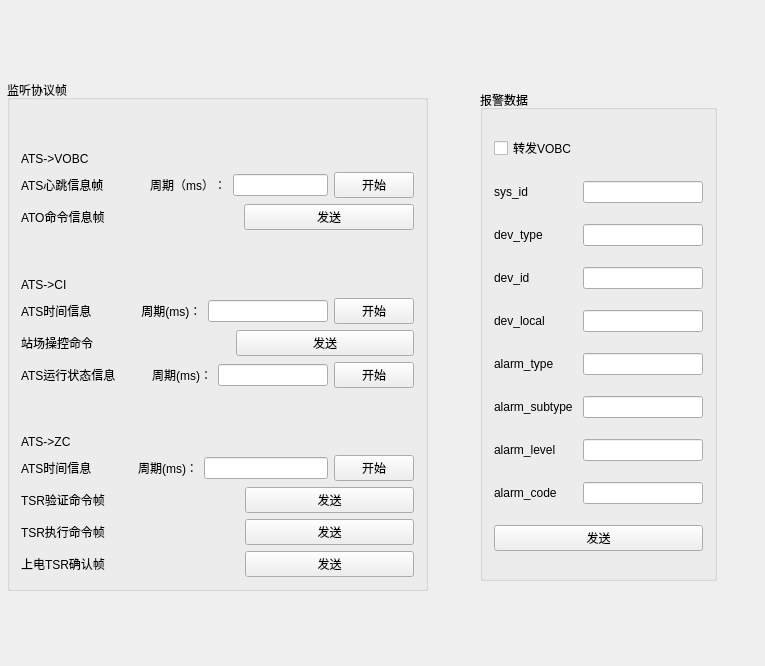
<?xml version="1.0" encoding="UTF-8"?>
<ui version="4.0">
 <class>AtsWidget</class>
 <widget class="QWidget" name="AtsWidget">
  <property name="geometry">
   <rect>
    <x>0</x>
    <y>0</y>
    <width>765</width>
    <height>666</height>
   </rect>
  </property>
  <property name="windowTitle">
   <string>ATSTest</string>
  </property>
  <widget class="QGroupBox" name="groupBox">
   <property name="geometry">
    <rect>
     <x>7</x>
     <y>80</y>
     <width>421</width>
     <height>511</height>
    </rect>
   </property>
   <property name="title">
    <string>监听协议帧</string>
   </property>
   <layout class="QVBoxLayout" name="verticalLayout">
    <item>
     <widget class="QLabel" name="label_12">
      <property name="text">
       <string>ATS-&gt;VOBC</string>
      </property>
      <property name="alignment">
       <set>Qt::AlignBottom|Qt::AlignLeading|Qt::AlignLeft</set>
      </property>
     </widget>
    </item>
    <item>
     <layout class="QHBoxLayout" name="horizontalLayout">
      <property name="leftMargin">
       <number>0</number>
      </property>
      <item>
       <widget class="QLabel" name="label_3">
        <property name="text">
         <string>ATS心跳信息帧              周期（ms）：</string>
        </property>
       </widget>
      </item>
      <item>
       <widget class="QLineEdit" name="ats_vobc_heart_time"/>
      </item>
      <item>
       <widget class="QPushButton" name="ats_vobc_heart">
        <property name="text">
         <string>开始</string>
        </property>
       </widget>
      </item>
     </layout>
    </item>
    <item>
     <layout class="QHBoxLayout" name="horizontalLayout_2">
      <item>
       <widget class="QLabel" name="label_4">
        <property name="text">
         <string>ATO命令信息帧                                        </string>
        </property>
       </widget>
      </item>
      <item>
       <widget class="QPushButton" name="ats_vobc_cmd">
        <property name="text">
         <string>发送</string>
        </property>
       </widget>
      </item>
     </layout>
    </item>
    <item>
     <widget class="QLabel" name="label_21">
      <property name="text">
       <string>ATS-&gt;CI</string>
      </property>
      <property name="alignment">
       <set>Qt::AlignBottom|Qt::AlignLeading|Qt::AlignLeft</set>
      </property>
     </widget>
    </item>
    <item>
     <layout class="QHBoxLayout" name="horizontalLayout_3">
      <item>
       <widget class="QLabel" name="label_5">
        <property name="text">
         <string>ATS时间信息               周期(ms)：</string>
        </property>
       </widget>
      </item>
      <item>
       <widget class="QLineEdit" name="ats_ci_time_time"/>
      </item>
      <item>
       <widget class="QPushButton" name="ats_ci_time">
        <property name="text">
         <string>开始</string>
        </property>
       </widget>
      </item>
     </layout>
    </item>
    <item>
     <layout class="QHBoxLayout" name="horizontalLayout_4">
      <item>
       <widget class="QLabel" name="label_6">
        <property name="text">
         <string>站场操控命令                                         </string>
        </property>
       </widget>
      </item>
      <item>
       <widget class="QPushButton" name="ats_ci_opcmd">
        <property name="text">
         <string>发送</string>
        </property>
       </widget>
      </item>
     </layout>
    </item>
    <item>
     <layout class="QHBoxLayout" name="horizontalLayout_5">
      <item>
       <widget class="QLabel" name="label_7">
        <property name="text">
         <string>ATS运行状态信息           周期(ms)：</string>
        </property>
       </widget>
      </item>
      <item>
       <widget class="QLineEdit" name="ats_ci_run_time"/>
      </item>
      <item>
       <widget class="QPushButton" name="ats_ci_run">
        <property name="text">
         <string>开始</string>
        </property>
       </widget>
      </item>
     </layout>
    </item>
    <item>
     <widget class="QLabel" name="label_22">
      <property name="text">
       <string>ATS-&gt;ZC</string>
      </property>
      <property name="alignment">
       <set>Qt::AlignBottom|Qt::AlignLeading|Qt::AlignLeft</set>
      </property>
     </widget>
    </item>
    <item>
     <layout class="QHBoxLayout" name="horizontalLayout_6">
      <item>
       <widget class="QLabel" name="label_8">
        <property name="text">
         <string>ATS时间信息              周期(ms)：</string>
        </property>
       </widget>
      </item>
      <item>
       <widget class="QLineEdit" name="ats_zc_time_time"/>
      </item>
      <item>
       <widget class="QPushButton" name="ats_zc_time">
        <property name="text">
         <string>开始</string>
        </property>
       </widget>
      </item>
     </layout>
    </item>
    <item>
     <layout class="QHBoxLayout" name="horizontalLayout_7">
      <item>
       <widget class="QLabel" name="label_9">
        <property name="text">
         <string>TSR验证命令帧                                        </string>
        </property>
       </widget>
      </item>
      <item>
       <widget class="QPushButton" name="tsr_sure">
        <property name="text">
         <string>发送</string>
        </property>
       </widget>
      </item>
     </layout>
    </item>
    <item>
     <layout class="QHBoxLayout" name="horizontalLayout_8">
      <item>
       <widget class="QLabel" name="label_10">
        <property name="text">
         <string>TSR执行命令帧                                        </string>
        </property>
       </widget>
      </item>
      <item>
       <widget class="QPushButton" name="tsr_opcmd">
        <property name="text">
         <string>发送</string>
        </property>
       </widget>
      </item>
     </layout>
    </item>
    <item>
     <layout class="QHBoxLayout" name="horizontalLayout_9">
      <item>
       <widget class="QLabel" name="label_11">
        <property name="text">
         <string>上电TSR确认帧                                        </string>
        </property>
       </widget>
      </item>
      <item>
       <widget class="QPushButton" name="tsr_power">
        <property name="text">
         <string>发送</string>
        </property>
       </widget>
      </item>
     </layout>
    </item>
   </layout>
  </widget>
  <widget class="QGroupBox" name="groupBox_2">
   <property name="geometry">
    <rect>
     <x>480</x>
     <y>90</y>
     <width>237</width>
     <height>491</height>
    </rect>
   </property>
   <property name="title">
    <string>报警数据</string>
   </property>
   <layout class="QGridLayout" name="gridLayout">
    <item row="4" column="1">
     <widget class="QLineEdit" name="dev_local"/>
    </item>
    <item row="6" column="0">
     <widget class="QLabel" name="label_19">
      <property name="text">
       <string>alarm_subtype</string>
      </property>
     </widget>
    </item>
    <item row="7" column="0">
     <widget class="QLabel" name="label_18">
      <property name="text">
       <string>alarm_level</string>
      </property>
     </widget>
    </item>
    <item row="8" column="0">
     <widget class="QLabel" name="label_20">
      <property name="text">
       <string>alarm_code</string>
      </property>
     </widget>
    </item>
    <item row="6" column="1">
     <widget class="QLineEdit" name="alarm_subtype"/>
    </item>
    <item row="5" column="1">
     <widget class="QLineEdit" name="alarm_type"/>
    </item>
    <item row="9" column="0" colspan="2">
     <widget class="QPushButton" name="ats_mss_button">
      <property name="text">
       <string>发送</string>
      </property>
     </widget>
    </item>
    <item row="5" column="0">
     <widget class="QLabel" name="label_17">
      <property name="text">
       <string>alarm_type</string>
      </property>
     </widget>
    </item>
    <item row="8" column="1">
     <widget class="QLineEdit" name="alarm_code"/>
    </item>
    <item row="7" column="1">
     <widget class="QLineEdit" name="alarm_level"/>
    </item>
    <item row="2" column="1">
     <widget class="QLineEdit" name="dev_type"/>
    </item>
    <item row="3" column="0">
     <widget class="QLabel" name="label_14">
      <property name="text">
       <string>dev_id</string>
      </property>
     </widget>
    </item>
    <item row="4" column="0">
     <widget class="QLabel" name="label_16">
      <property name="text">
       <string>dev_local</string>
      </property>
     </widget>
    </item>
    <item row="3" column="1">
     <widget class="QLineEdit" name="dev_id"/>
    </item>
    <item row="2" column="0">
     <widget class="QLabel" name="label_15">
      <property name="text">
       <string>dev_type</string>
      </property>
     </widget>
    </item>
    <item row="1" column="1">
     <widget class="QLineEdit" name="sys_id"/>
    </item>
    <item row="1" column="0">
     <widget class="QLabel" name="label_13">
      <property name="text">
       <string>sys_id</string>
      </property>
     </widget>
    </item>
    <item row="0" column="0">
     <widget class="QCheckBox" name="checkBoxVobc">
      <property name="text">
       <string>转发VOBC</string>
      </property>
     </widget>
    </item>
   </layout>
  </widget>
  <widget class="QWidget" name="layoutWidget">
   <property name="geometry">
    <rect>
     <x>32</x>
     <y>20</y>
     <width>492</width>
     <height>22</height>
    </rect>
   </property>
   <layout class="QHBoxLayout" name="horizontalLayout_10">
    <item>
     <widget class="QLabel" name="label">
      <property name="text">
       <string>IP:</string>
      </property>
     </widget>
    </item>
    <item>
     <widget class="QLineEdit" name="ip"/>
    </item>
    <item>
     <widget class="QLabel" name="label_2">
      <property name="text">
       <string>端口：</string>
      </property>
     </widget>
    </item>
    <item>
     <widget class="QLineEdit" name="port"/>
    </item>
    <item>
     <widget class="QLabel" name="label_23">
      <property name="text">
       <string>传输协议：</string>
      </property>
     </widget>
    </item>
    <item>
     <widget class="QComboBox" name="comboBox">
      <item>
       <property name="text">
        <string>Basic UDP</string>
       </property>
      </item>
      <item>
       <property name="text">
        <string>RSSPI</string>
       </property>
      </item>
     </widget>
    </item>
   </layout>
  </widget>
  <zorder>layoutWidget</zorder>
  <zorder>groupBox</zorder>
  <zorder>groupBox_2</zorder>
 </widget>
 <layoutdefault spacing="6" margin="11"/>
 <resources/>
 <connections/>
</ui>
